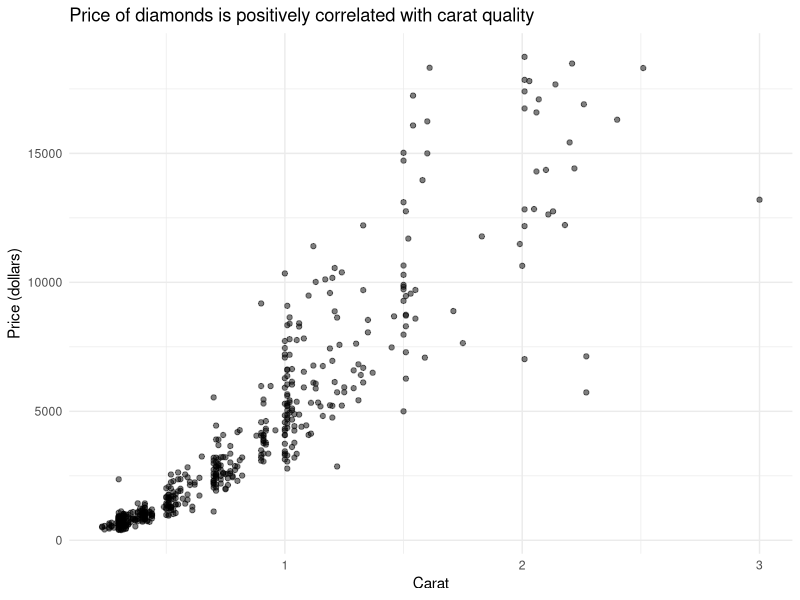
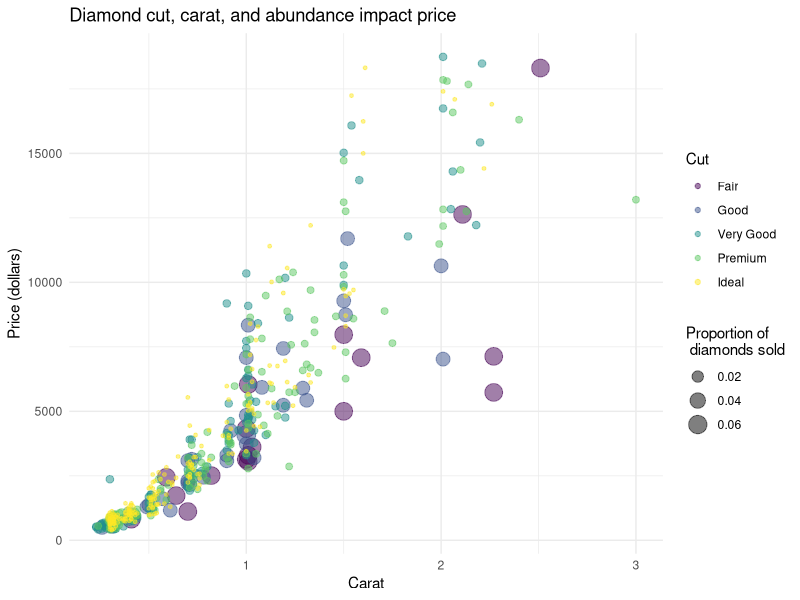
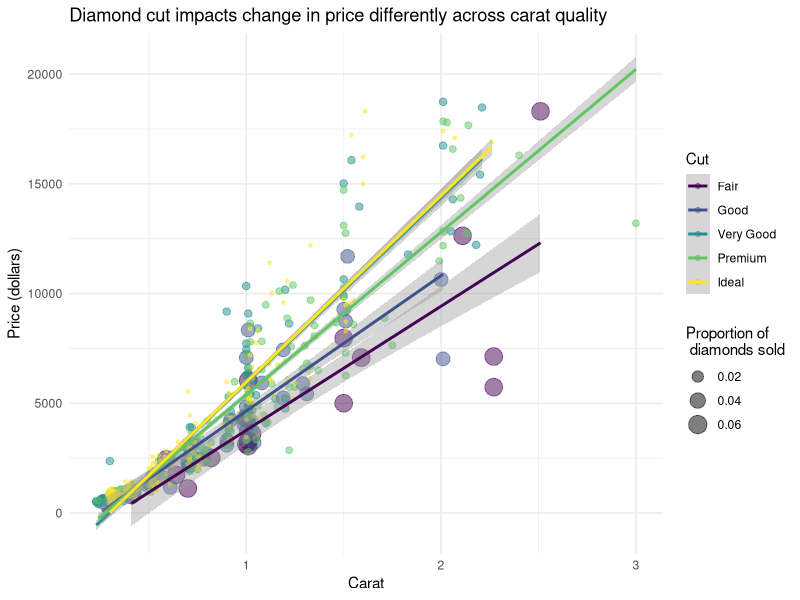

Write the R code that produced these figures, in order.
## ---- chunk 1
library(tidyverse)

set.seed(1234) # set seed --- results are "random"
diamonds.small <-  diamonds[sample(nrow(diamonds), 500), ]
## ---- chunk 2
# A standard scatterplot of carat vs. price
g <- ggplot(diamonds.small, aes(carat, price))+
  theme_minimal()+
  labs(y='Price (dollars)', x='Carat')
g+geom_point(alpha=0.5)+
  labs(title='Price of diamonds is positively correlated with carat quality')
## ---- chunk 3
# A scatter plot of carat vs. price in which the size of the points is proportional to the relative frequency and the color is determined by the quality of the cut
g+
  geom_count(aes(size=stat(prop), color = cut), alpha=0.5)+
  labs(title='Diamond cut, carat, and abundance impact price', size='Proportion of \n diamonds sold', color='Cut')
## ---- chunk 4
# Repeat graph (7), but use polynomial regression instead of simple linear. Choose the polynomial degree you think (based on a visual inspection) gives the best fit with the smallest possible degree.

g+
  geom_count(aes(size=stat(prop), color = cut), alpha=0.5)+
  geom_smooth(method='lm', aes(group=cut, color=cut), level=.68)+
  labs(title='Diamond cut impacts change in price differently across carat quality', size='Proportion of \n diamonds sold', color='Cut')
